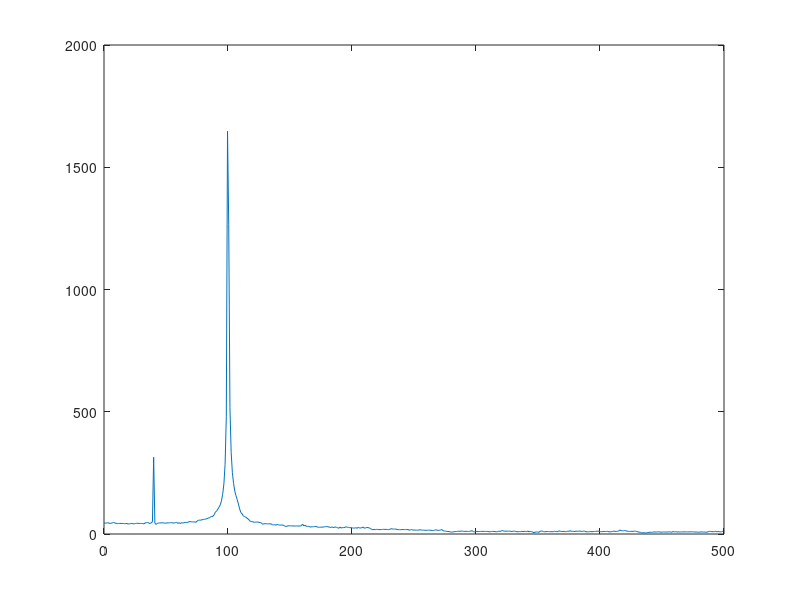

Recreate this plot in MATLAB.

Fs=1000; %????

n=0:1/Fs:1;
xn=cos(2*pi*40*n)+3*cos(2*pi*100*n)+randn(size(n));

nfft=1024;

cxn=xcorr(xn,'unbiased'); %??????????

CXk=fft(cxn,nfft);

Pxx=abs(CXk);

index=0:round(nfft/2-1);

k=index*Fs/nfft;

plot_Pxx=10*log10(Pxx(index+1));

plot(k,Pxx(index+1));